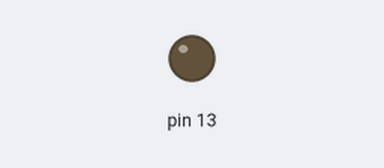
Bench run of a sketch on a simulated Arduino Uno, built with avr-gcc and run on an emulated ATmega328P. Shown: output pins drawn as LEDs (lit = HIGH). Random numbers use the default seed unless the sketch sets one.

Above: at 0.1 s.
At 35.34 s:
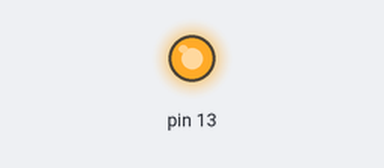
Timing chart, 0 to 37.0 s (numbered marks = the images above):
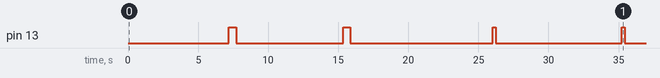

The sketch:

potato.ino
```cpp
long randNumber;
long randtrvani;

void setup() {

  // if analog input pin 0 is unconnected, random analog
  // noise will cause the call to randomSeed() to generate
  // different seed numbers each time the sketch runs.
  // randomSeed() will then shuffle the random function.
  randomSeed(analogRead(5));
  pinMode(13, OUTPUT);
}

void loop() {
  // print a random number from 0 to 299
  randNumber = random(6000, 12000);
delay(randNumber);
digitalWrite(13, HIGH);


randtrvani = random(200, 600);
delay(randtrvani);
digitalWrite(13, LOW);

  // print a random number from 10 to 19

}
```

Measured:
- by itself, pin 13: LOW → HIGH at 7.2 s, → LOW 0.54 s later, → HIGH 7.6 s later, → LOW 0.50 s later, … (8 changes in this stretch)
